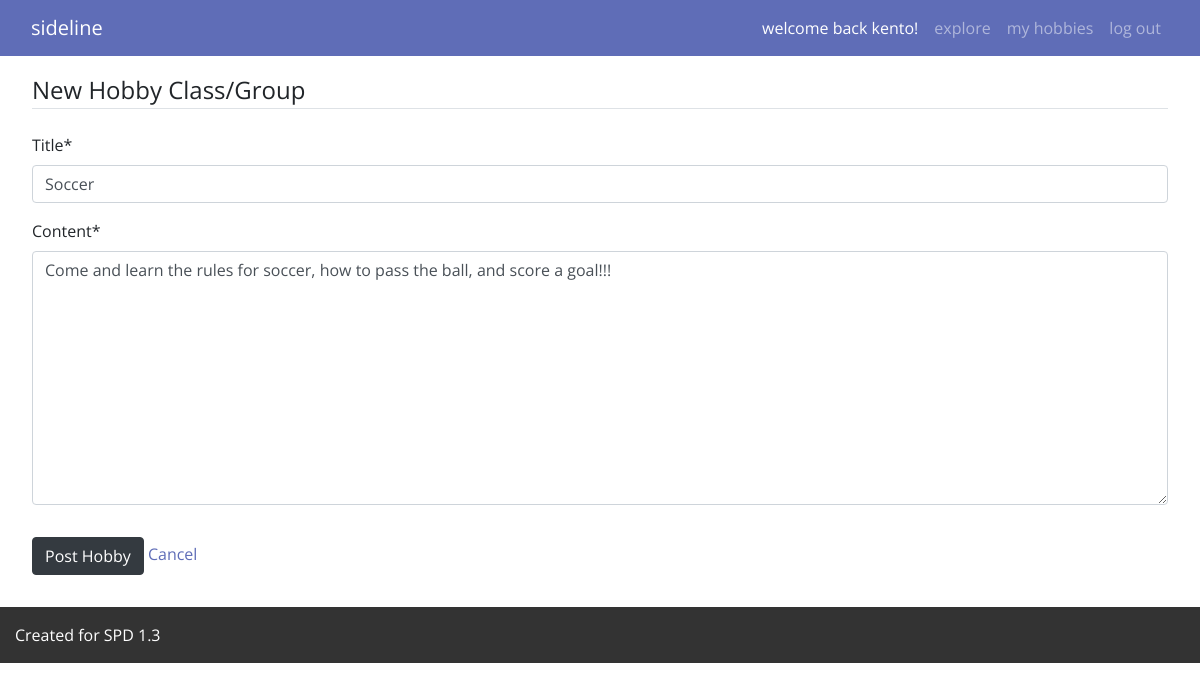
Page /hobbies/1/update/ (signed in) on the committed database.
### hobbies/models.py (models this page shows, shortened)
class Hobbies(models.Model):
    title = models.CharField(max_length=100)
    content = models.TextField()
    img_url = models.URLField(max_length=1000, default="https://www.okea.org/wp-content/uploads/2019/10/placeholder.png")
    date_posted = models.DateTimeField(default=timezone.now)
    author = models.ForeignKey(User, on_delete=models.SET_NULL, null=True)

### hobbies/views.py (the view, shortened to what this page needs)
# urls.py: path('hobbies/<int:pk>/update/', HobbiesUpdateView.as_view(), name='hobbies-update'),
class HobbiesUpdateView(LoginRequiredMixin, UserPassesTestMixin, UpdateView):
    model = Hobbies
    fields = ['title', 'content']
    def test_func(self):
        post = self.get_object()
        if self.request.user == post.author:
            return True
        return False

### hobbies/templates/hobbies/hobbies_form.html (shortened to what this page needs)
{% extends "hobbies/base.html" %}
{% load crispy_forms_tags %}
{% block content %}
    <div class='content-section'>
        <form method="POST">
            <fieldset class='form-group'>
                <legend class='border-bottom mb-4'>New Hobby Class/Group</legend>
                {{ form|crispy }}
            </fieldset>
            <div class='form-group'>
                <button class='btn btn-dark' type='submit'>Post Hobby</button>
                <a href="{% url 'hobbies-list' %}">Cancel</a>
            </div>
        </form>
    </div>
{% endblock content %}

### hobbies/templates/hobbies/base.html (shortened to what this page needs)
<!DOCTYPE html>
<html>
    <head>
        <link rel="stylesheet" href="https://cdnjs.cloudflare.com/ajax/libs/twitter-bootstrap/4.3.1/css/bootstrap.min.css">
        {% load static %}
        <link rel='stylesheet' href="{% static 'css/style.css' %}">
    </head>
    <body>
        <nav class="navbar navbar-expand-md sticky-top">
            <div class="container-fluid">
                <a class="navbar-brand" href="{% url 'hobbies-home' %}">sideline</a>
                <div class="navbar-dark collapse navbar-collapse" id="navcol-1">
                    {% if request.user.is_authenticated %}
                        <ul class="nav navbar-nav ml-auto">
                            <li class="nav-link" id="user-welcome" role="presentation">welcome back {{ user.username }}!</li>
                            <li class="nav-item" role="presentation"><a class="nav-link" href="{% url 'hobbies-explore' %}">explore</a></li>
                            <li class="nav-item" role="presentation"><a class="nav-link" href="{% url 'hobbies-list' %}">my hobbies</a></li>
                            <li class="nav-item" role="presentation"><a class="nav-link" href="{% url 'logout' %}">log out</a></li>
                        </ul>
                    {% endif %}
                </div>
            </div>
        </nav>
        <div class="content container-fluid">
            {% block content %}
            {% endblock %}
        </div>
        <div class="container-fluid section footer">
            <p>Created for SPD 1.3</p>
        </div>
    </body>
</html>

### static/css/style.css (style rules this page uses)
html, body { font-family: 'Open Sans', sans-serif; }
.navbar { background-color: #5f6db7; }
.navbar-brand { color: white; }
#user-welcome { color: white; }
.content { padding: 16px 32px; }
.section { margin: 0px 0px 50px 0px; }
.footer { background-color: #333; color: white; display: flex; margin: 0; padding-top: 16px; }
a { color: #5f6db7; }

### rows in the picture
Hobbies: title "Soccer", content "Come and learn the rules for soccer, how to pass the ball, and score a goal!!!"

### other values in the picture
{{ user.username }} "kento"
